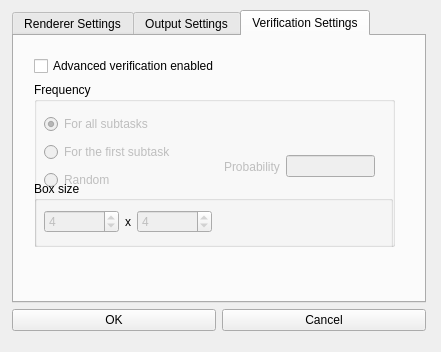
<?xml version="1.0" encoding="UTF-8"?>
<ui version="4.0">
 <class>PbrtTaskDialog</class>
 <widget class="QDialog" name="PbrtTaskDialog">
  <property name="windowModality">
   <enum>Qt::WindowModal</enum>
  </property>
  <property name="geometry">
   <rect>
    <x>0</x>
    <y>0</y>
    <width>441</width>
    <height>352</height>
   </rect>
  </property>
  <property name="sizePolicy">
   <sizepolicy hsizetype="Fixed" vsizetype="Fixed">
    <horstretch>0</horstretch>
    <verstretch>0</verstretch>
   </sizepolicy>
  </property>
  <property name="windowTitle">
   <string>Define New Task</string>
  </property>
  <widget class="QWidget" name="verticalLayoutWidget">
   <property name="geometry">
    <rect>
     <x>12</x>
     <y>10</y>
     <width>414</width>
     <height>321</height>
    </rect>
   </property>
   <layout class="QVBoxLayout" name="verticalLayout">
    <item>
     <widget class="QTabWidget" name="tabWidget">
      <property name="currentIndex">
       <number>2</number>
      </property>
      <widget class="QWidget" name="rendererSettingsTab">
       <attribute name="title">
        <string>Renderer Settings</string>
       </attribute>
       <widget class="QWidget" name="layoutWidget">
        <property name="geometry">
         <rect>
          <x>10</x>
          <y>20</y>
          <width>339</width>
          <height>189</height>
         </rect>
        </property>
        <layout class="QFormLayout" name="formLayout">
         <property name="fieldGrowthPolicy">
          <enum>QFormLayout::AllNonFixedFieldsGrow</enum>
         </property>
         <item row="1" column="0">
          <widget class="QLabel" name="label_4">
           <property name="text">
            <string>Pixel Filter Type</string>
           </property>
          </widget>
         </item>
         <item row="1" column="1">
          <widget class="QComboBox" name="pixelFilterComboBox">
           <property name="sizePolicy">
            <sizepolicy hsizetype="Fixed" vsizetype="Fixed">
             <horstretch>0</horstretch>
             <verstretch>0</verstretch>
            </sizepolicy>
           </property>
          </widget>
         </item>
         <item row="2" column="0">
          <widget class="QLabel" name="label_5">
           <property name="text">
            <string>Path Tracer Type</string>
           </property>
          </widget>
         </item>
         <item row="2" column="1">
          <widget class="QComboBox" name="pathTracerComboBox">
           <property name="sizePolicy">
            <sizepolicy hsizetype="Fixed" vsizetype="Fixed">
             <horstretch>0</horstretch>
             <verstretch>0</verstretch>
            </sizepolicy>
           </property>
          </widget>
         </item>
         <item row="4" column="0">
          <widget class="QLabel" name="label_6">
           <property name="text">
            <string>Samples Per Pixel</string>
           </property>
          </widget>
         </item>
         <item row="4" column="1">
          <widget class="QSpinBox" name="samplesPerPixelSpinBox">
           <property name="minimum">
            <number>1</number>
           </property>
           <property name="maximum">
            <number>16777215</number>
           </property>
           <property name="value">
            <number>100</number>
           </property>
          </widget>
         </item>
         <item row="0" column="0">
          <widget class="QLabel" name="label">
           <property name="text">
            <string>Main scene file</string>
           </property>
          </widget>
         </item>
         <item row="0" column="1">
          <layout class="QHBoxLayout" name="horizontalLayout_4">
           <item>
            <widget class="QLineEdit" name="mainSceneLineEdit"/>
           </item>
           <item>
            <widget class="QPushButton" name="mainSceneButton">
             <property name="text">
              <string>...</string>
             </property>
            </widget>
           </item>
          </layout>
         </item>
         <item row="5" column="1">
          <layout class="QHBoxLayout" name="horizontalLayout_6">
           <item>
            <widget class="QLineEdit" name="pbrtPathLineEdit"/>
           </item>
           <item>
            <widget class="QPushButton" name="pbrtPathButton">
             <property name="text">
              <string>...</string>
             </property>
            </widget>
           </item>
          </layout>
         </item>
         <item row="5" column="0">
          <widget class="QLabel" name="label_7">
           <property name="text">
            <string>Pbrt</string>
           </property>
          </widget>
         </item>
        </layout>
       </widget>
      </widget>
      <widget class="QWidget" name="outputSettingsTab">
       <attribute name="title">
        <string>Output Settings</string>
       </attribute>
       <widget class="QWidget" name="verticalLayoutWidget_2">
        <property name="geometry">
         <rect>
          <x>10</x>
          <y>10</y>
          <width>371</width>
          <height>201</height>
         </rect>
        </property>
        <layout class="QVBoxLayout" name="verticalLayout_2">
         <property name="bottomMargin">
          <number>5</number>
         </property>
         <item>
          <layout class="QHBoxLayout" name="horizontalLayout_3">
           <property name="topMargin">
            <number>5</number>
           </property>
           <item>
            <layout class="QFormLayout" name="formLayout_3">
             <property name="fieldGrowthPolicy">
              <enum>QFormLayout::AllNonFixedFieldsGrow</enum>
             </property>
             <property name="topMargin">
              <number>5</number>
             </property>
             <item row="0" column="0">
              <widget class="QLabel" name="label_9">
               <property name="text">
                <string>Output Resolution</string>
               </property>
              </widget>
             </item>
             <item row="0" column="1">
              <layout class="QHBoxLayout" name="horizontalLayout_2">
               <item>
                <widget class="QSpinBox" name="outputResXSpinBox">
                 <property name="minimum">
                  <number>1</number>
                 </property>
                 <property name="maximum">
                  <number>16777215</number>
                 </property>
                 <property name="singleStep">
                  <number>1</number>
                 </property>
                 <property name="value">
                  <number>800</number>
                 </property>
                </widget>
               </item>
               <item>
                <widget class="QLabel" name="label_13">
                 <property name="text">
                  <string>X</string>
                 </property>
                </widget>
               </item>
               <item>
                <widget class="QSpinBox" name="outputResYSpinBox">
                 <property name="minimum">
                  <number>1</number>
                 </property>
                 <property name="maximum">
                  <number>16777215</number>
                 </property>
                 <property name="value">
                  <number>600</number>
                 </property>
                </widget>
               </item>
               <item>
                <spacer name="horizontalSpacer_2">
                 <property name="orientation">
                  <enum>Qt::Horizontal</enum>
                 </property>
                 <property name="sizeHint" stdset="0">
                  <size>
                   <width>40</width>
                   <height>20</height>
                  </size>
                 </property>
                </spacer>
               </item>
              </layout>
             </item>
             <item row="2" column="0">
              <widget class="QLabel" name="label_11">
               <property name="text">
                <string>Output Format</string>
               </property>
              </widget>
             </item>
             <item row="2" column="1">
              <widget class="QComboBox" name="outputFormatsComboBox">
               <property name="sizePolicy">
                <sizepolicy hsizetype="Fixed" vsizetype="Fixed">
                 <horstretch>0</horstretch>
                 <verstretch>0</verstretch>
                </sizepolicy>
               </property>
              </widget>
             </item>
             <item row="3" column="0">
              <widget class="QLabel" name="label_10">
               <property name="text">
                <string>Output File</string>
               </property>
              </widget>
             </item>
             <item row="3" column="1">
              <layout class="QHBoxLayout" name="horizontalLayout_5">
               <item>
                <widget class="QLineEdit" name="outputFileLineEdit">
                 <property name="sizePolicy">
                  <sizepolicy hsizetype="Fixed" vsizetype="Fixed">
                   <horstretch>0</horstretch>
                   <verstretch>0</verstretch>
                  </sizepolicy>
                 </property>
                </widget>
               </item>
               <item>
                <spacer name="horizontalSpacer_5">
                 <property name="orientation">
                  <enum>Qt::Horizontal</enum>
                 </property>
                 <property name="sizeHint" stdset="0">
                  <size>
                   <width>40</width>
                   <height>20</height>
                  </size>
                 </property>
                </spacer>
               </item>
               <item>
                <widget class="QPushButton" name="chooseOutputFileButton">
                 <property name="sizePolicy">
                  <sizepolicy hsizetype="Minimum" vsizetype="Fixed">
                   <horstretch>0</horstretch>
                   <verstretch>0</verstretch>
                  </sizepolicy>
                 </property>
                 <property name="maximumSize">
                  <size>
                   <width>100</width>
                   <height>16777215</height>
                  </size>
                 </property>
                 <property name="text">
                  <string>...</string>
                 </property>
                </widget>
               </item>
              </layout>
             </item>
             <item row="4" column="1">
              <layout class="QHBoxLayout" name="horizontalLayout_7"/>
             </item>
            </layout>
           </item>
           <item>
            <spacer name="horizontalSpacer_3">
             <property name="orientation">
              <enum>Qt::Horizontal</enum>
             </property>
             <property name="sizeHint" stdset="0">
              <size>
               <width>40</width>
               <height>20</height>
              </size>
             </property>
            </spacer>
           </item>
          </layout>
         </item>
         <item>
          <spacer name="verticalSpacer">
           <property name="orientation">
            <enum>Qt::Vertical</enum>
           </property>
           <property name="sizeHint" stdset="0">
            <size>
             <width>20</width>
             <height>40</height>
            </size>
           </property>
          </spacer>
         </item>
        </layout>
       </widget>
      </widget>
      <widget class="QWidget" name="VerificationSettings">
       <property name="enabled">
        <bool>true</bool>
       </property>
       <attribute name="title">
        <string>Verification Settings</string>
       </attribute>
       <widget class="QWidget" name="verticalLayoutWidget_3">
        <property name="geometry">
         <rect>
          <x>20</x>
          <y>20</y>
          <width>361</width>
          <height>191</height>
         </rect>
        </property>
        <layout class="QVBoxLayout" name="verticalLayout_3">
         <item>
          <widget class="QCheckBox" name="advanceVerificationCheckBox">
           <property name="text">
            <string>Advanced verification enabled</string>
           </property>
           <property name="tristate">
            <bool>false</bool>
           </property>
          </widget>
         </item>
         <item>
          <widget class="QGroupBox" name="groupBox">
           <property name="title">
            <string>Frequency</string>
           </property>
           <widget class="QWidget" name="verticalLayoutWidget_4">
            <property name="geometry">
             <rect>
              <x>10</x>
              <y>30</y>
              <width>167</width>
              <height>80</height>
             </rect>
            </property>
            <layout class="QVBoxLayout" name="verticalLayout_4">
             <item>
              <widget class="QRadioButton" name="verificationForAllRadioButton">
               <property name="enabled">
                <bool>false</bool>
               </property>
               <property name="text">
                <string>For all subtasks</string>
               </property>
               <property name="checked">
                <bool>true</bool>
               </property>
              </widget>
             </item>
             <item>
              <widget class="QRadioButton" name="verificationForFirstRadioButton">
               <property name="enabled">
                <bool>false</bool>
               </property>
               <property name="text">
                <string>For the first subtask</string>
               </property>
              </widget>
             </item>
             <item>
              <widget class="QRadioButton" name="verificationRandomRadioButton">
               <property name="enabled">
                <bool>false</bool>
               </property>
               <property name="text">
                <string>Random</string>
               </property>
              </widget>
             </item>
            </layout>
           </widget>
           <widget class="QLabel" name="label_2">
            <property name="geometry">
             <rect>
              <x>20</x>
              <y>130</y>
              <width>46</width>
              <height>13</height>
             </rect>
            </property>
            <property name="text">
             <string>Test area </string>
            </property>
           </widget>
           <widget class="QGroupBox" name="groupBox_2">
            <property name="enabled">
             <bool>true</bool>
            </property>
            <property name="geometry">
             <rect>
              <x>0</x>
              <y>99</y>
              <width>359</width>
              <height>91</height>
             </rect>
            </property>
            <property name="title">
             <string>Box size</string>
            </property>
            <widget class="QWidget" name="horizontalLayoutWidget_2">
             <property name="geometry">
              <rect>
               <x>10</x>
               <y>-10</y>
               <width>168</width>
               <height>101</height>
              </rect>
             </property>
             <layout class="QHBoxLayout" name="horizontalLayout_11">
              <item>
               <widget class="QSpinBox" name="verificationSizeXSpinBox">
                <property name="enabled">
                 <bool>false</bool>
                </property>
                <property name="minimum">
                 <number>2</number>
                </property>
                <property name="maximum">
                 <number>100</number>
                </property>
                <property name="singleStep">
                 <number>2</number>
                </property>
                <property name="value">
                 <number>4</number>
                </property>
               </widget>
              </item>
              <item>
               <widget class="QLabel" name="label_3">
                <property name="sizePolicy">
                 <sizepolicy hsizetype="Maximum" vsizetype="Preferred">
                  <horstretch>0</horstretch>
                  <verstretch>0</verstretch>
                 </sizepolicy>
                </property>
                <property name="text">
                 <string>x</string>
                </property>
               </widget>
              </item>
              <item>
               <widget class="QSpinBox" name="verificationSizeYSpinBox">
                <property name="enabled">
                 <bool>false</bool>
                </property>
                <property name="minimum">
                 <number>2</number>
                </property>
                <property name="maximum">
                 <number>100</number>
                </property>
                <property name="singleStep">
                 <number>2</number>
                </property>
                <property name="value">
                 <number>4</number>
                </property>
               </widget>
              </item>
             </layout>
            </widget>
           </widget>
           <widget class="QWidget" name="horizontalLayoutWidget_3">
            <property name="geometry">
             <rect>
              <x>190</x>
              <y>70</y>
              <width>151</width>
              <height>29</height>
             </rect>
            </property>
            <layout class="QHBoxLayout" name="horizontalLayout_14">
             <item>
              <widget class="QLabel" name="probabilityLabel">
               <property name="enabled">
                <bool>false</bool>
               </property>
               <property name="text">
                <string>Probability</string>
               </property>
              </widget>
             </item>
             <item>
              <widget class="QLineEdit" name="probabilityLineEdit">
               <property name="enabled">
                <bool>false</bool>
               </property>
               <property name="sizePolicy">
                <sizepolicy hsizetype="Expanding" vsizetype="Maximum">
                 <horstretch>0</horstretch>
                 <verstretch>0</verstretch>
                </sizepolicy>
               </property>
               <property name="inputMethodHints">
                <set>Qt::ImhFormattedNumbersOnly</set>
               </property>
              </widget>
             </item>
            </layout>
           </widget>
          </widget>
         </item>
        </layout>
       </widget>
      </widget>
     </widget>
    </item>
    <item>
     <layout class="QHBoxLayout" name="horizontalLayout">
      <item>
       <widget class="QPushButton" name="okButton">
        <property name="text">
         <string>OK</string>
        </property>
       </widget>
      </item>
      <item>
       <widget class="QPushButton" name="cancelButton">
        <property name="sizePolicy">
         <sizepolicy hsizetype="Minimum" vsizetype="Fixed">
          <horstretch>0</horstretch>
          <verstretch>0</verstretch>
         </sizepolicy>
        </property>
        <property name="text">
         <string>Cancel</string>
        </property>
       </widget>
      </item>
     </layout>
    </item>
   </layout>
  </widget>
 </widget>
 <resources/>
 <connections/>
</ui>
